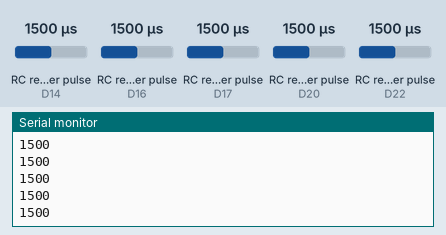
Bench run of a sketch on a simulated Arduino Due. Parts: the last lines printed to the serial monitor. Wiring (inferred from the names in the program): 5 × RC receiver channel: data D14 / data D16 / data D17 / data D20 / data D22. Inputs (shaded band) come from the test bench; at power-on: RC receiver pulse (sensors on D17, D14, D16, D20, D22) 1500 µs.

Above: at 0.8 s.
0.9 s: RC receiver pulse (sensor on D17) set to 1020 µs
At 0.97 s:
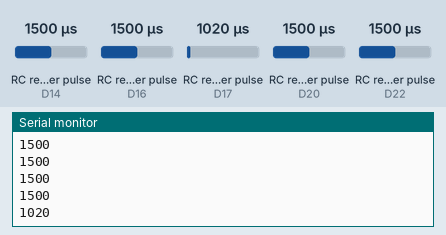
2.4 s: RC receiver pulse (sensor on D17) set to 1250 µs
At 2.41 s:
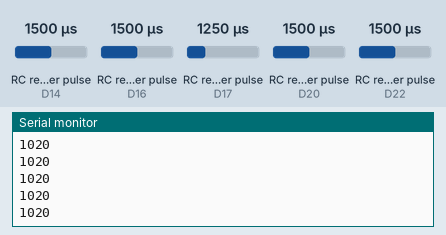
Timing chart, 0 to 5.4 s (numbered marks = the images above; inputs shaded):
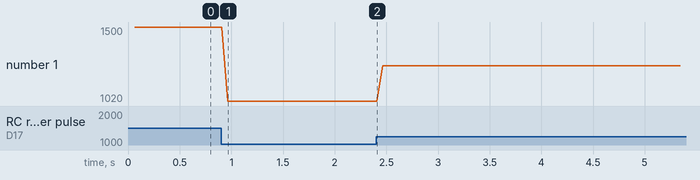

The sketch:

PWMInterrupts.ino
```cpp
// Define which pin we’re using to accept the signal
#define ch1input 14
#define ch2input 16
#define ch3input 17
#define ch4input 20
#define ch5input 22

// We have to declare as volatile as this will be modified
// by the interrupt routine, and read outside of it
volatile uint16_t ch1;
volatile uint16_t ch2;
volatile uint16_t ch3;
volatile uint16_t ch4;
volatile uint16_t ch5;
uint16_t ch1_start;
uint16_t ch2_start;
uint16_t ch3_start;
uint16_t ch4_start;
uint16_t ch5_start;

void setup() {

Serial.begin(115200);

pinMode(ch1input, INPUT);
pinMode(ch2input, INPUT);
pinMode(ch3input, INPUT);
pinMode(ch4input, INPUT);
pinMode(ch5input, INPUT);

// Attach an interrupt handler to be called whenever
// the pin changes from LOW to HIGH or vice versa
attachInterrupt(ch1input, RCchannel1, CHANGE);
attachInterrupt(ch2input, RCchannel2, CHANGE);
attachInterrupt(ch3input, RCchannel3, CHANGE);
attachInterrupt(ch4input, RCchannel4, CHANGE);
attachInterrupt(ch5input, RCchannel5, CHANGE);

analogWriteFrequency(1, 250);
analogWriteFrequency(2, 250);
analogWriteFrequency(3, 250);
analogWriteFrequency(4, 250);
analogWriteResolution(12);

while(ch3<2000){
  ch3 = constrain(pulseIn(ch3input, HIGH, 30000), 1000, 2000);
  Serial.println(ch3);
  delay(4);
}
}

void loop() {
// Output the channel value
Serial.print("Channel 1: ");
Serial.print(ch1);
Serial.print("      |      Channel 2: ");
Serial.print(ch2);
Serial.print("      |      Channel 3: ");
Serial.print(ch3);
Serial.print("      |      Channel 4:");
Serial.print(ch4);
Serial.print("      |      Channel 5:");
Serial.println(ch5);


analogWrite(1, constrain(ch3, 1000, 2000));
//analogWrite(2, constrain(ch3, 1000, 2000));
//analogWrite(3, constrain(ch3, 1000, 2000));
//analogWrite(4, constrain(ch3, 1000, 2000));
delay(10);

}

void RCchannel1() {
// If the pin is HIGH, start a timer
if (digitalRead(ch1input) == HIGH) {
ch1_start = micros();
} else {
// The pin is now LOW so output the difference
// between when the timer was started and now
ch1 = (uint16_t) (micros() - ch1_start);
}
}

void RCchannel2() {
// If the pin is HIGH, start a timer
if (digitalRead(ch2input) == HIGH) {
ch2_start = micros();
} else {
// The pin is now LOW so output the difference
// between when the timer was started and now
ch2 = (uint16_t) (micros() - ch2_start);
}
}

void RCchannel3() {
// If the pin is HIGH, start a timer
if (digitalRead(ch3input) == HIGH) {
ch3_start = micros();
} else {
// The pin is now LOW so output the difference
// between when the timer was started and now
ch3 = (uint16_t) (micros() - ch3_start);
}
}

void RCchannel4() {
// If the pin is HIGH, start a timer
if (digitalRead(ch4input) == HIGH) {
ch4_start = micros();
} else {
// The pin is now LOW so output the difference
// between when the timer was started and now
ch4 = (uint16_t) (micros() - ch4_start);
}
}

void RCchannel5() {
// If the pin is HIGH, start a timer
if (digitalRead(ch5input) == HIGH) {
ch5_start = micros();
} else {
// The pin is now LOW so output the difference
// between when the timer was started and now
ch5 = (uint16_t) (micros() - ch5_start);
}
}
```

Measured:
- after the input at 0.9 s, the serial monitor: prints a new line after 0.07 s (image 1)
- plotted number 1: 1500 → 1020 after the input at 0.9 s, 1020 → 1250 after the input at 2.4 s
